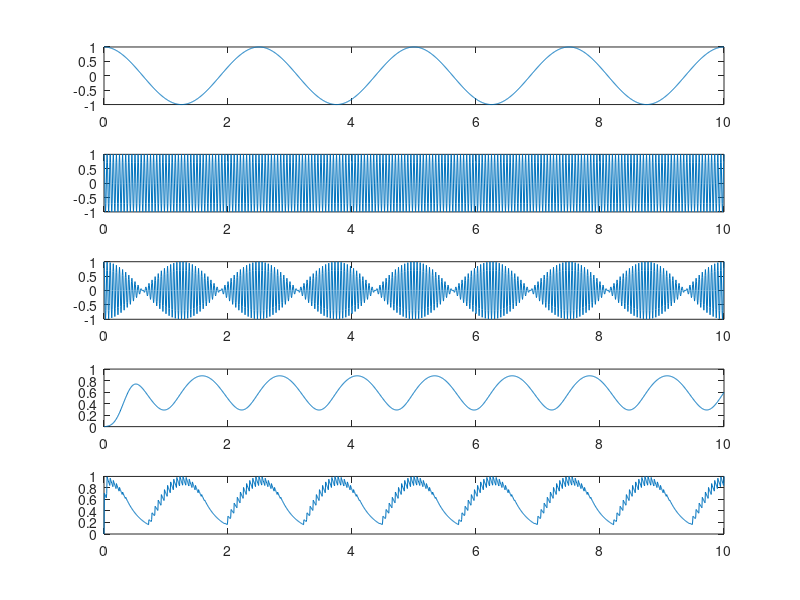

Reproduce this figure in MATLAB.
clc;
close all;

fm=0.4;
fc=20;
fs=160;
t=0:1/fs:10;
c=cos(2*pi*fc*t);
m=cos(2*pi*fm*t);
y=ammod(m,fc,fs);
subplot(5,1,1);
plot(t,m);
subplot(5,1,2);
plot(t,c);
subplot(5,1,3);
plot(t,y);
vd(1)=0;
for i=2:length(y)
    if y(i)>vd(i-1)
       vd(i)=y(i);
    else 
       vd(i)=vd(i-1)-0.023*vd(i-1);
    end
end

h=fir1(100,0.0125,"low");
fout=filter(h,1,vd);
subplot(5,1,4);
plot(t,fout);
subplot(5,1,5);
plot(t,vd);
